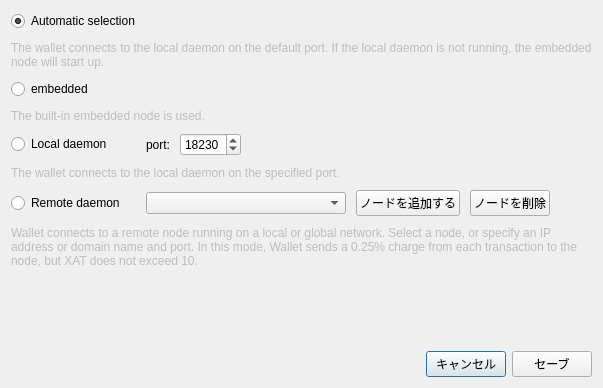
<?xml version="1.0" encoding="UTF-8"?>
<ui version="4.0">
 <class>ConnectionSettingsDialog</class>
 <widget class="QDialog" name="ConnectionSettingsDialog">
  <property name="windowModality">
   <enum>Qt::ApplicationModal</enum>
  </property>
  <property name="geometry">
   <rect>
    <x>0</x>
    <y>0</y>
    <width>603</width>
    <height>388</height>
   </rect>
  </property>
  <property name="windowTitle">
   <string>接続設定</string>
  </property>
  <layout class="QGridLayout" name="gridLayout_2">
   <item row="2" column="0">
    <layout class="QHBoxLayout" name="horizontalLayout">
     <item>
      <spacer name="horizontalSpacer">
       <property name="orientation">
        <enum>Qt::Horizontal</enum>
       </property>
       <property name="sizeHint" stdset="0">
        <size>
         <width>40</width>
         <height>20</height>
        </size>
       </property>
      </spacer>
     </item>
     <item>
      <widget class="QPushButton" name="connectionCancelButton">
       <property name="text">
        <string>キャンセル</string>
       </property>
      </widget>
     </item>
     <item>
      <widget class="QPushButton" name="connectionSaveButton">
       <property name="text">
        <string>セーブ</string>
       </property>
      </widget>
     </item>
    </layout>
   </item>
   <item row="0" column="0">
    <layout class="QGridLayout" name="gridLayout">
     <property name="sizeConstraint">
      <enum>QLayout::SetMaximumSize</enum>
     </property>
     <property name="verticalSpacing">
      <number>10</number>
     </property>
     <item row="0" column="0">
      <widget class="QRadioButton" name="radioButton_1">
       <property name="enabled">
        <bool>true</bool>
       </property>
       <property name="text">
        <string>Automatic selection</string>
       </property>
       <property name="checked">
        <bool>true</bool>
       </property>
      </widget>
     </item>
     <item row="1" column="0" colspan="2">
      <widget class="QLabel" name="label">
       <property name="enabled">
        <bool>false</bool>
       </property>
       <property name="text">
        <string>The wallet connects to the local daemon on the default port. If the local daemon is not running, the embedded node will start up.</string>
       </property>
       <property name="wordWrap">
        <bool>true</bool>
       </property>
      </widget>
     </item>
     <item row="2" column="0">
      <widget class="QRadioButton" name="radioButton_2">
       <property name="text">
        <string>embedded</string>
       </property>
      </widget>
     </item>
     <item row="3" column="0" colspan="2">
      <widget class="QLabel" name="label_2">
       <property name="enabled">
        <bool>false</bool>
       </property>
       <property name="text">
        <string>The built-in embedded node is used.</string>
       </property>
       <property name="wordWrap">
        <bool>true</bool>
       </property>
      </widget>
     </item>
     <item row="4" column="0">
      <widget class="QRadioButton" name="radioButton_3">
       <property name="text">
        <string>Local daemon</string>
       </property>
      </widget>
     </item>
     <item row="4" column="1">
      <layout class="QHBoxLayout" name="horizontalLayout_2">
       <property name="spacing">
        <number>10</number>
       </property>
       <item>
        <widget class="QLabel" name="label_3">
         <property name="text">
          <string>port:</string>
         </property>
        </widget>
       </item>
       <item>
        <widget class="QSpinBox" name="m_localDaemonPort">
         <property name="minimum">
          <number>0</number>
         </property>
         <property name="maximum">
          <number>65535</number>
         </property>
         <property name="value">
          <number>18230</number>
         </property>
         <property name="displayIntegerBase">
          <number>10</number>
         </property>
        </widget>
       </item>
       <item>
        <spacer name="horizontalSpacer_2">
         <property name="orientation">
          <enum>Qt::Horizontal</enum>
         </property>
         <property name="sizeHint" stdset="0">
          <size>
           <width>40</width>
           <height>20</height>
          </size>
         </property>
        </spacer>
       </item>
      </layout>
     </item>
     <item row="5" column="0" colspan="2">
      <widget class="QLabel" name="label_4">
       <property name="enabled">
        <bool>false</bool>
       </property>
       <property name="text">
        <string>The wallet connects to the local daemon on the specified port.</string>
       </property>
       <property name="wordWrap">
        <bool>true</bool>
       </property>
      </widget>
     </item>
     <item row="6" column="0">
      <widget class="QRadioButton" name="radioButton_4">
       <property name="text">
        <string>Remote daemon</string>
       </property>
      </widget>
     </item>
     <item row="6" column="1">
      <layout class="QHBoxLayout" name="horizontalLayout_3">
       <property name="spacing">
        <number>10</number>
       </property>
       <item>
        <widget class="QComboBox" name="remoteNodesComboBox">
         <property name="minimumSize">
          <size>
           <width>200</width>
           <height>0</height>
          </size>
         </property>
         <property name="editable">
          <bool>false</bool>
         </property>
         <property name="insertPolicy">
          <enum>QComboBox::InsertAtTop</enum>
         </property>
        </widget>
       </item>
       <item>
        <widget class="QPushButton" name="addNodeButton">
         <property name="text">
          <string>ノードを追加する</string>
         </property>
         <property name="icon">
          <iconset resource="../../resources.qrc">
           <normaloff>:/icons/add</normaloff>:/icons/add</iconset>
         </property>
        </widget>
       </item>
       <item>
        <widget class="QPushButton" name="removeNodeButton">
         <property name="text">
          <string>ノードを削除</string>
         </property>
         <property name="icon">
          <iconset resource="../../resources.qrc">
           <normaloff>:/icons/remove</normaloff>:/icons/remove</iconset>
         </property>
        </widget>
       </item>
       <item>
        <spacer name="horizontalSpacer_3">
         <property name="orientation">
          <enum>Qt::Horizontal</enum>
         </property>
         <property name="sizeHint" stdset="0">
          <size>
           <width>40</width>
           <height>20</height>
          </size>
         </property>
        </spacer>
       </item>
      </layout>
     </item>
     <item row="7" column="0" colspan="2">
      <widget class="QLabel" name="label_5">
       <property name="enabled">
        <bool>false</bool>
       </property>
       <property name="sizePolicy">
        <sizepolicy hsizetype="Preferred" vsizetype="MinimumExpanding">
         <horstretch>0</horstretch>
         <verstretch>0</verstretch>
        </sizepolicy>
       </property>
       <property name="minimumSize">
        <size>
         <width>0</width>
         <height>40</height>
        </size>
       </property>
       <property name="text">
        <string>Wallet connects to a remote node running on a local or global network. Select a node, or specify an IP address or domain name and port. In this mode, Wallet sends a 0.25% charge from each transaction to the node, but XAT does not exceed 10.</string>
       </property>
       <property name="wordWrap">
        <bool>true</bool>
       </property>
      </widget>
     </item>
    </layout>
   </item>
   <item row="1" column="0">
    <spacer name="verticalSpacer">
     <property name="orientation">
      <enum>Qt::Vertical</enum>
     </property>
     <property name="sizeHint" stdset="0">
      <size>
       <width>20</width>
       <height>40</height>
      </size>
     </property>
    </spacer>
   </item>
  </layout>
 </widget>
 <resources>
  <include location="../../resources.qrc"/>
 </resources>
 <connections>
  <connection>
   <sender>connectionCancelButton</sender>
   <signal>clicked()</signal>
   <receiver>ConnectionSettingsDialog</receiver>
   <slot>reject()</slot>
   <hints>
    <hint type="sourcelabel">
     <x>549</x>
     <y>259</y>
    </hint>
    <hint type="destinationlabel">
     <x>338</x>
     <y>140</y>
    </hint>
   </hints>
  </connection>
  <connection>
   <sender>connectionSaveButton</sender>
   <signal>clicked()</signal>
   <receiver>ConnectionSettingsDialog</receiver>
   <slot>accept()</slot>
   <hints>
    <hint type="sourcelabel">
     <x>630</x>
     <y>259</y>
    </hint>
    <hint type="destinationlabel">
     <x>338</x>
     <y>140</y>
    </hint>
   </hints>
  </connection>
  <connection>
   <sender>addNodeButton</sender>
   <signal>clicked()</signal>
   <receiver>ConnectionSettingsDialog</receiver>
   <slot>addNodeClicked()</slot>
   <hints>
    <hint type="sourcelabel">
     <x>361</x>
     <y>153</y>
    </hint>
    <hint type="destinationlabel">
     <x>290</x>
     <y>135</y>
    </hint>
   </hints>
  </connection>
  <connection>
   <sender>removeNodeButton</sender>
   <signal>clicked()</signal>
   <receiver>ConnectionSettingsDialog</receiver>
   <slot>removeNodeClicked()</slot>
   <hints>
    <hint type="sourcelabel">
     <x>459</x>
     <y>177</y>
    </hint>
    <hint type="destinationlabel">
     <x>299</x>
     <y>193</y>
    </hint>
   </hints>
  </connection>
 </connections>
</ui>
